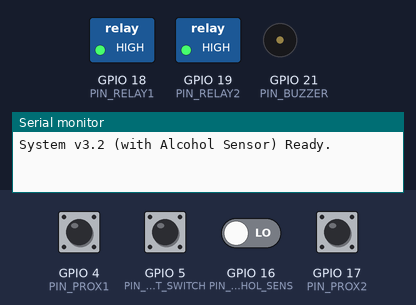
Recording of a sketch running on a simulated ESP32. On the bench: switched loads named in the sketch (green lamp = pin HIGH), buzzer (waves = sounding, pin HIGH), the last lines printed to the serial monitor. Inputs (shaded band) come from the test bench; at power-on: GPIO 4 (PIN_PROX1), GPIO 5 (PIN_LIMIT_SWITCH), GPIO 17 (PIN_PROX2) HIGH, GPIO 16 (PIN_ALCOHOL_SENS) LOW.

Above: at 1.2 s.
1.3 s: GPIO 4 (PIN_PROX1) pulled LOW for 0.15 s
At 2.9 s:
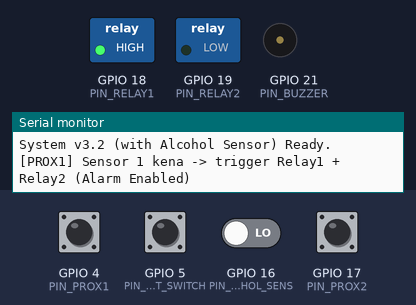
4.4 s: GPIO 5 (PIN_LIMIT_SWITCH) pulled LOW for 0.15 s
At 4.4 s:
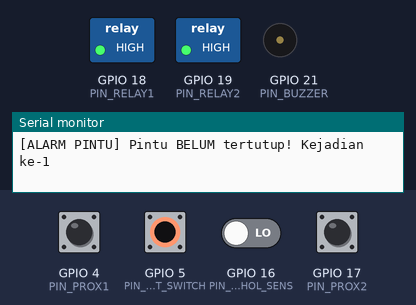
6.0 s: GPIO 16 (PIN_ALCOHOL_SENS) driven HIGH
At 6.6 s:
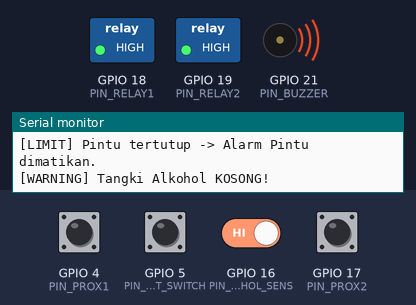
9.0 s: GPIO 17 (PIN_PROX2) pulled LOW for 0.15 s
At 10.0 s:
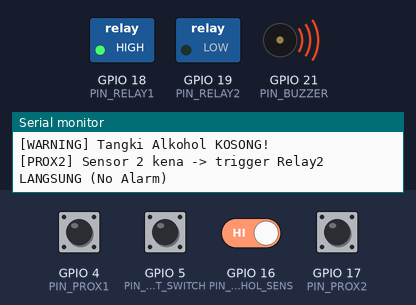
12.1 s: GPIO 4 (PIN_PROX1) pulled LOW for 1 s
At 12.4 s:
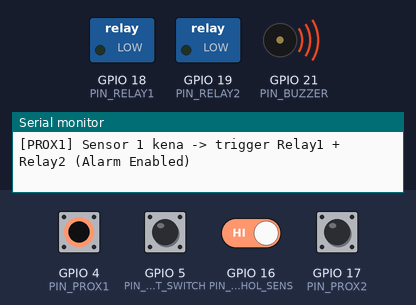
15.1 s: GPIO 17 (PIN_PROX2) pulled LOW for 1 s
At 16.2 s:
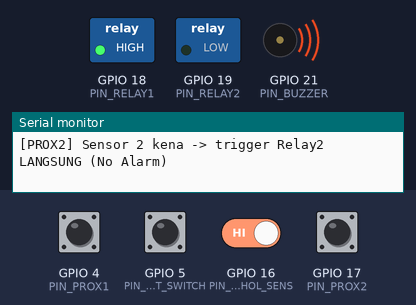
Timing chart, 0 to 20.1 s (numbered marks = the images above; inputs shaded):
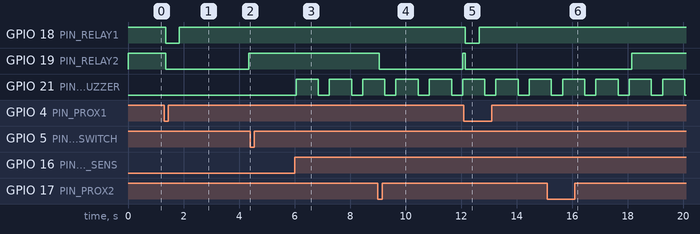

The sketch:

final.ino
```cpp
/*
  ESP32 - Access Door Control + Alcohol Tank Level (v3.2)
  ----------------------------------------------------
  1. Sensor Proximity 1 -> Relay 1 (pulse 500ms) + Relay 2 (3 detik) -> Buzzer alarm jika pintu terlambat ditutup.
  2. Sensor Proximity 2 -> Relay 2 (3 detik) -> TIDAK memicu buzzer.
  3. Limit switch mematikan alarm pintu.
  4. SENSOR ALKOHOL (XKC-Y265S PNP):
     - Memantau level cairan alkohol.
     - Jika alkohol HABIS -> Buzzer berbunyi beep panjang berkala (800ms ON / 400ms OFF).
     - Bunyi alarm alkohol dapat berjalan bersamaan/memiliki pola beda dari alarm pintu.
*/

// ==================== PIN CONFIGURATION ====================
const int PIN_PROX1        = 4;   // Sensor proximity 1 (trigger Relay 1 + Relay 2)
const int PIN_PROX2        = 17;  // Sensor proximity 2 (trigger Relay 2 langsung)
const int PIN_LIMIT_SWITCH = 5;   // Limit switch
const int PIN_ALCOHOL_SENS = 16;  // Sensor XKC-Y265S (Gunakan Voltage Divider ke 3.3V!)
const int PIN_RELAY1       = 18;  // Relay 1 -> motor 5V
const int PIN_RELAY2       = 19;  // Relay 2 -> magnet pintu (door lock)
const int PIN_BUZZER       = 21;  // Buzzer

// ==================== LOGIC LEVELS ====================
const int RELAY_ACTIVE   = LOW;   // Active LOW
const int RELAY_INACTIVE = HIGH;

const int PROX_ACTIVE_LEVEL   = LOW;  // NPN Open-Collector / Active LOW
const int LIMIT_PRESSED_LEVEL = LOW;  // Ditekan = LOW (Internal Pull-up)

// XKC-Y265S Mode GND: Saat alkohol HABIS -> Output HIGH
const int ALCOHOL_EMPTY_LEVEL = HIGH;

const int BUZZER_ON  = HIGH;
const int BUZZER_OFF = LOW;

// ==================== TIMING CONFIG ====================
const unsigned long RELAY1_PULSE_MS    = 500;   // Durasi Relay1 (motor)
const unsigned long RELAY2_DURATION_MS = 3000;  // Durasi Relay2 (magnet pintu)
const unsigned long DEBOUNCE_MS        = 50;    // Debounce sensor & limit switch

// Timing Buzzer Pintu (Kedip Cepat)
const unsigned long BUZZER_DOOR_BLINK_MS = 200;

// Timing Buzzer Alkohol (Beep Panjang: 800ms ON, 400ms OFF)
const unsigned long BUZZER_ALC_ON_MS  = 800;
const unsigned long BUZZER_ALC_OFF_MS = 400;

// ==================== STATE VARIABLES ====================
// Sensor Prox 1
int prox1StableState = HIGH;
int prox1LastReading = HIGH;
unsigned long prox1LastChangeTime = 0;

// Sensor Prox 2
int prox2StableState = HIGH;
int prox2LastReading = HIGH;
unsigned long prox2LastChangeTime = 0;

// Limit Switch
int limitStableState = HIGH;
int limitLastReading = HIGH;
unsigned long limitLastChangeTime = 0;
bool doorClosed = false;

// Sensor Alkohol
int alcStableState = LOW;
int alcLastReading = LOW;
unsigned long alcLastChangeTime = 0;
bool alcoholEmpty = false;

// Relays & Alarm
bool relay1Active = false;
unsigned long relay1StartTime = 0;

bool relay2Active = false;
unsigned long relay2StartTime = 0;
bool relay2ExpiryChecked = false;
bool triggeredByProx1 = false;

// Status Alarm
bool buzzerDoorAlarmActive = false;
unsigned long buzzerAlarmStartTime = 0;
unsigned long buzzerLastToggleTime = 0;
bool buzzerPinState = false;

unsigned int buzzerAlarmCount = 0;
unsigned long buzzerLastAlarmDuration = 0;
unsigned long buzzerTotalAlarmDuration = 0;

void setup() {
  Serial.begin(115200);

  pinMode(PIN_PROX1, INPUT_PULLUP);
  pinMode(PIN_PROX2, INPUT_PULLUP);
  pinMode(PIN_LIMIT_SWITCH, INPUT_PULLUP);
  pinMode(PIN_ALCOHOL_SENS, INPUT_PULLDOWN); // Pull-down untuk kestabilan sinyal PNP

  pinMode(PIN_RELAY1, OUTPUT);
  pinMode(PIN_RELAY2, OUTPUT);
  pinMode(PIN_BUZZER, OUTPUT);

  digitalWrite(PIN_RELAY1, RELAY_INACTIVE);
  digitalWrite(PIN_RELAY2, RELAY_INACTIVE);
  digitalWrite(PIN_BUZZER, BUZZER_OFF);

  prox1StableState = digitalRead(PIN_PROX1);
  prox1LastReading = prox1StableState;

  prox2StableState = digitalRead(PIN_PROX2);
  prox2LastReading = prox2StableState;

  limitStableState = digitalRead(PIN_LIMIT_SWITCH);
  limitLastReading = limitStableState;
  doorClosed = (limitStableState == LIMIT_PRESSED_LEVEL);

  alcStableState = digitalRead(PIN_ALCOHOL_SENS);
  alcLastReading = alcStableState;
  alcoholEmpty = (alcStableState == ALCOHOL_EMPTY_LEVEL);

  Serial.println("System v3.2 (with Alcohol Sensor) Ready.");
}

void loop() {
  unsigned long now = millis();

  handleProx1(now);
  handleProx2(now);
  handleLimitSwitch(now);
  handleAlcoholSensor(now);
  handleRelay1(now);
  handleRelay2(now);
  handleBuzzer(now);
}

// ---------------------------------------------------------
// Handler Sensor Proximity 1
// ---------------------------------------------------------
void handleProx1(unsigned long now) {
  int reading = digitalRead(PIN_PROX1);

  if (reading != prox1LastReading) {
    prox1LastChangeTime = now;
    prox1LastReading = reading;
  }

  if ((now - prox1LastChangeTime) > DEBOUNCE_MS) {
    if (reading != prox1StableState) {
      int prevStable = prox1StableState;
      prox1StableState = reading;

      if (prevStable != PROX_ACTIVE_LEVEL && prox1StableState == PROX_ACTIVE_LEVEL) {
        onProx1Triggered(now);
      }
    }
  }
}

void onProx1Triggered(unsigned long now) {
  Serial.println("[PROX1] Sensor 1 kena -> trigger Relay1 + Relay2 (Alarm Enabled)");

  if (buzzerDoorAlarmActive) {
    buzzerDoorAlarmActive = false;
    Serial.println("[ALARM PINTU] Alarm di-reset oleh pemicu ulang Prox 1.");
  }

  triggeredByProx1 = true;

  relay1Active = true;
  relay1StartTime = now;
  digitalWrite(PIN_RELAY1, RELAY_ACTIVE);

  relay2Active = true;
  relay2StartTime = now;
  relay2ExpiryChecked = false;
  digitalWrite(PIN_RELAY2, RELAY_ACTIVE);
}

// ---------------------------------------------------------
// Handler Sensor Proximity 2
// ---------------------------------------------------------
void handleProx2(unsigned long now) {
  int reading = digitalRead(PIN_PROX2);

  if (reading != prox2LastReading) {
    prox2LastChangeTime = now;
    prox2LastReading = reading;
  }

  if ((now - prox2LastChangeTime) > DEBOUNCE_MS) {
    if (reading != prox2StableState) {
      int prevStable = prox2StableState;
      prox2StableState = reading;

      if (prevStable != PROX_ACTIVE_LEVEL && prox2StableState == PROX_ACTIVE_LEVEL) {
        onProx2Triggered(now);
      }
    }
  }
}

void onProx2Triggered(unsigned long now) {
  Serial.println("[PROX2] Sensor 2 kena -> trigger Relay2 LANGSUNG (No Alarm)");

  if (buzzerDoorAlarmActive) {
    buzzerDoorAlarmActive = false;
    Serial.println("[ALARM PINTU] Alarm di-reset oleh pemicu ulang Prox 2.");
  }

  triggeredByProx1 = false;

  relay2Active = true;
  relay2StartTime = now;
  relay2ExpiryChecked = false;
  digitalWrite(PIN_RELAY2, RELAY_ACTIVE);
}

// ---------------------------------------------------------
// Handler Limit Switch
// ---------------------------------------------------------
void handleLimitSwitch(unsigned long now) {
  int reading = digitalRead(PIN_LIMIT_SWITCH);

  if (reading != limitLastReading) {
    limitLastChangeTime = now;
    limitLastReading = reading;
  }

  if ((now - limitLastChangeTime) > DEBOUNCE_MS) {
    if (reading != limitStableState) {
      limitStableState = reading;
    }
  }

  doorClosed = (limitStableState == LIMIT_PRESSED_LEVEL);
}

void onDoorClosed(unsigned long now) {
  buzzerLastAlarmDuration = now - buzzerAlarmStartTime;
  buzzerTotalAlarmDuration += buzzerLastAlarmDuration;
  buzzerDoorAlarmActive = false;

  Serial.println("[LIMIT] Pintu tertutup -> Alarm Pintu dimatikan.");
}

// ---------------------------------------------------------
// Handler Sensor Alkohol (XKC-Y265S)
// ---------------------------------------------------------
void handleAlcoholSensor(unsigned long now) {
  int reading = digitalRead(PIN_ALCOHOL_SENS);

  if (reading != alcLastReading) {
    alcLastChangeTime = now;
    alcLastReading = reading;
  }

  if ((now - alcLastChangeTime) > DEBOUNCE_MS) {
    if (reading != alcStableState) {
      alcStableState = reading;
      alcoholEmpty = (alcStableState == ALCOHOL_EMPTY_LEVEL);

      if (alcoholEmpty) {
        Serial.println("[WARNING] Tangki Alkohol KOSONG!");
      } else {
        Serial.println("[INFO] Tangki Alkohol TERISI.");
      }
    }
  }
}

// ---------------------------------------------------------
// Handler Relays
// ---------------------------------------------------------
void handleRelay1(unsigned long now) {
  if (relay1Active && (now - relay1StartTime >= RELAY1_PULSE_MS)) {
    relay1Active = false;
    digitalWrite(PIN_RELAY1, RELAY_INACTIVE);
  }
}

void handleRelay2(unsigned long now) {
  if (relay2Active && (now - relay2StartTime >= RELAY2_DURATION_MS)) {
    relay2Active = false;
    digitalWrite(PIN_RELAY2, RELAY_INACTIVE);

    if (!relay2ExpiryChecked) {
      relay2ExpiryChecked = true;

      if (!doorClosed && triggeredByProx1) {
        triggerDoorAlarmIfNeeded(now);
      }
    }
  }
}

void triggerDoorAlarmIfNeeded(unsigned long now) {
  if (!buzzerDoorAlarmActive) {
    buzzerDoorAlarmActive = true;
    buzzerAlarmStartTime = now;
    buzzerLastToggleTime = now;
    buzzerAlarmCount++;

    Serial.print("[ALARM PINTU] Pintu BELUM tertutup! Kejadian ke-");
    Serial.println(buzzerAlarmCount);
  }
}

// ---------------------------------------------------------
// Handler Utama Buzzer (Prioritas & Variasi Nada/Pola)
// ---------------------------------------------------------
void handleBuzzer(unsigned long now) {
  // Matikan alarm pintu jika pintu sudah tertutup
  if (buzzerDoorAlarmActive && doorClosed) {
    onDoorClosed(now);
  }

  // PRIO 1: Alarm Pintu Terbuka (Beep Cepat: 200ms ON / 200ms OFF)
  if (buzzerDoorAlarmActive) {
    if (now - buzzerLastToggleTime >= BUZZER_DOOR_BLINK_MS) {
      buzzerLastToggleTime = now;
      buzzerPinState = !buzzerPinState;
      digitalWrite(PIN_BUZZER, buzzerPinState ? BUZZER_ON : BUZZER_OFF);
    }
  }
  // PRIO 2: Alarm Alkohol Habis (Beep Panjang: 800ms ON / 400ms OFF)
  else if (alcoholEmpty) {
    unsigned long interval = buzzerPinState ? BUZZER_ALC_ON_MS : BUZZER_ALC_OFF_MS;

    if (now - buzzerLastToggleTime >= interval) {
      buzzerLastToggleTime = now;
      buzzerPinState = !buzzerPinState;
      digitalWrite(PIN_BUZZER, buzzerPinState ? BUZZER_ON : BUZZER_OFF);
    }
  }
  // kondisi normal / tidak ada alarm
  else {
    if (buzzerPinState) {
      buzzerPinState = false;
      digitalWrite(PIN_BUZZER, BUZZER_OFF);
    }
  }
}
```

Measured:
- after the input at 1.3 s, GPIO 18 (PIN_RELAY1): HIGH → LOW after 0.05 s, → HIGH 0.50 s later; GPIO 19 (PIN_RELAY2): HIGH → LOW after 0.05 s, → HIGH 3.0 s later
- after the input at 4.4 s, GPIO 21 (PIN_BUZZER): stops changing and stays LOW
- after the input at 6.0 s, GPIO 21 (PIN_BUZZER): alternates HIGH for 0.80 s and LOW for 0.40 s, starting after 0.05 s
- after the input at 9.0 s, GPIO 19 (PIN_RELAY2): HIGH → LOW after 0.05 s, → HIGH 3.0 s later
- after the input at 12.1 s, GPIO 18 (PIN_RELAY1): HIGH → LOW after 0.05 s, → HIGH 0.50 s later; GPIO 19 (PIN_RELAY2): HIGH → LOW after 0.05 s
- after the input at 15.1 s, GPIO 19 (PIN_RELAY2): LOW → HIGH after 3.1 s instead of 0.05 s; GPIO 21 (PIN_BUZZER): alternates HIGH for 0.80 s and LOW for 0.40 s, starting after 0.15 s
